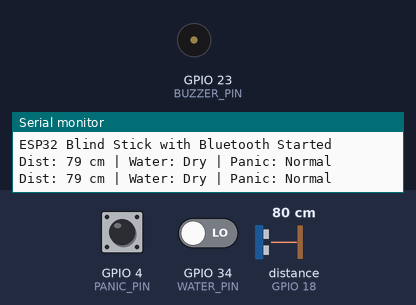
Bench run of a sketch on a simulated ESP32. Parts: buzzer (waves = sounding, pin HIGH), the last lines printed to the serial monitor. Wiring (inferred from the names in the program): ultrasonic range finder: trigger GPIO 5; echo GPIO 18. The test bench sets the inputs (shaded band); at power-on: GPIO 4 (PANIC_PIN) HIGH, GPIO 34 (WATER_PIN) LOW, distance to the obstacle (sensor on GPIO 18) 80 cm. The echo pulse lasts 58.3 µs per cm; nothing arrives over Bluetooth unless stated; pins used as bus, display or sensor lines are not drawn.

Above: at 1.8 s.
1.9 s: GPIO 4 (PANIC_PIN) pulled LOW for 1.2 s
At 4.09 s:
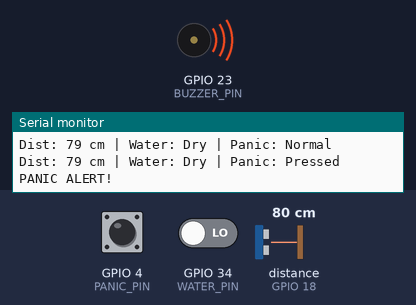
6.4 s: GPIO 34 (WATER_PIN) driven HIGH
10.5 s: GPIO 34 (WATER_PIN) driven LOW
At 11.5 s:
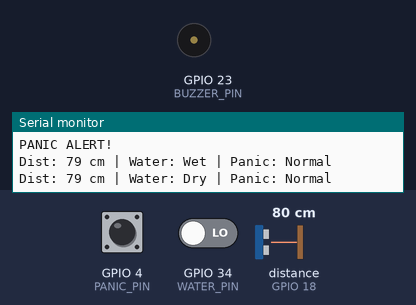
12.0 s: distance to the obstacle (sensor on GPIO 18) set to 28 cm
13.5 s: distance to the obstacle (sensor on GPIO 18) set to 24 cm
At 14.33 s:
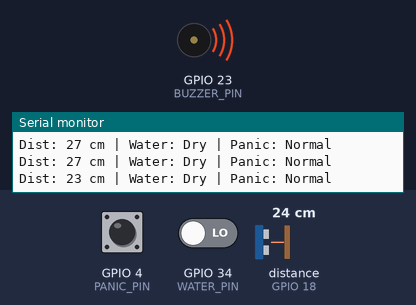
Timing chart, 0 to 19.1 s (numbered marks = the images above; inputs shaded):
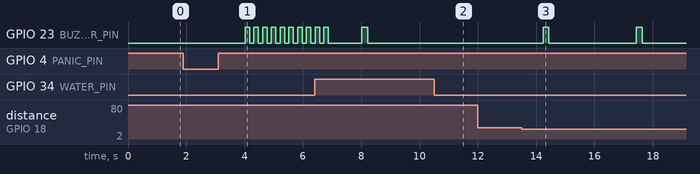

Measured:
- the behaviour switches between 26 and 25 cm on distance to the obstacle (sensor on GPIO 18) (found by bisection; images 2 and 3)
- after the input at 1.9 s, GPIO 23 (BUZZER_PIN): alternates HIGH for 0.15 s and LOW for 0.15 s, starting after 2.1 s
- after the input at 10.5 s, GPIO 23 (BUZZER_PIN): stays LOW (without the input it goes to HIGH after 0.73 s)
- after the input at 13.5 s, GPIO 23 (BUZZER_PIN): alternates HIGH for 0.20 s and LOW for 3.0 s, starting after 0.74 s

The sketch:

Smart_Blind_Stick_ESP32.ino
```cpp
#include "BluetoothSerial.h"   // Built-in Bluetooth library for ESP32
BluetoothSerial BT;            // Create Bluetooth Serial object

#define TRIG_PIN 5
#define ECHO_PIN 18
#define WATER_PIN 34
#define BUZZER_PIN 23
#define PANIC_PIN 4   // Push button (active LOW)

long duration;
int distance;
int waterState;
int panicState;

void setup() {
  Serial.begin(115200);
  BT.begin("BlindStick_ESP32");   // Bluetooth device name
  Serial.println("Bluetooth device started, pair with 'BlindStick_ESP32'");

  pinMode(TRIG_PIN, OUTPUT);
  pinMode(ECHO_PIN, INPUT);
  pinMode(WATER_PIN, INPUT);
  pinMode(BUZZER_PIN, OUTPUT);
  pinMode(PANIC_PIN, INPUT_PULLUP);

  Serial.println("ESP32 Blind Stick with Bluetooth Started");
  //BT.println("Blind Stick Connected");
}

void loop() {
  //  Ultrasonic sensor
  digitalWrite(TRIG_PIN, LOW);
  delayMicroseconds(2);
  digitalWrite(TRIG_PIN, HIGH);
  delayMicroseconds(10);
  digitalWrite(TRIG_PIN, LOW);
  duration = pulseIn(ECHO_PIN, HIGH);
  distance = duration * 0.034 / 2;  // in cm

  //  Water sensor
  waterState =1- digitalRead(WATER_PIN); // HIGH = Dry, LOW = Wet

  //  Panic button
  panicState = digitalRead(PANIC_PIN); // LOW = Pressed

  //  Display info on Serial and Bluetooth
  Serial.print("Dist: ");
  Serial.print(distance);
  Serial.print(" cm | Water: ");
  Serial.print(waterState == HIGH ? "Dry" : "Wet");
  Serial.print(" | Panic: ");
  Serial.println(panicState == LOW ? "Pressed" : "Normal");

  // Send the same info to phone via Bluetooth
  //BT.print("Distance: ");
  //BT.print(distance);
  //BT.print(" cm | Water: ");
  //BT.print(waterState == HIGH ? "Dry" : "Wet");
  //BT.print(" | Panic: ");
  //BT.println(panicState == LOW ? "Pressed" : "Normal");

  //  Panic button action
  if (panicState == LOW) {  // Panic pressed
    Serial.println("PANIC ALERT!");
    BT.println("PANIC ALERT ACTIVATED!");
    delay(2000);

    // Continuous beeping for alert
    for (int i = 0; i < 10; i++) {
      digitalWrite(BUZZER_PIN, HIGH);
      delay(150);
      digitalWrite(BUZZER_PIN, LOW);
      delay(150);
    }
  }
  //  Obstacle or water detection alert
  else if ((distance < 25 && distance > 0)) {
    digitalWrite(BUZZER_PIN, HIGH);
    BT.println("OBSTACLE  DETECTED!");
    delay(200);
    digitalWrite(BUZZER_PIN, LOW);
    delay(2000);
  }

  else if  (waterState == LOW) {
    digitalWrite(BUZZER_PIN, HIGH);
    BT.println("WATER DETECTED!");
    delay(200);
    digitalWrite(BUZZER_PIN, LOW);
    delay(2000);
  }

  else {
    digitalWrite(BUZZER_PIN, LOW);
  }

  delay(1000); // 1 second interval
}
```
